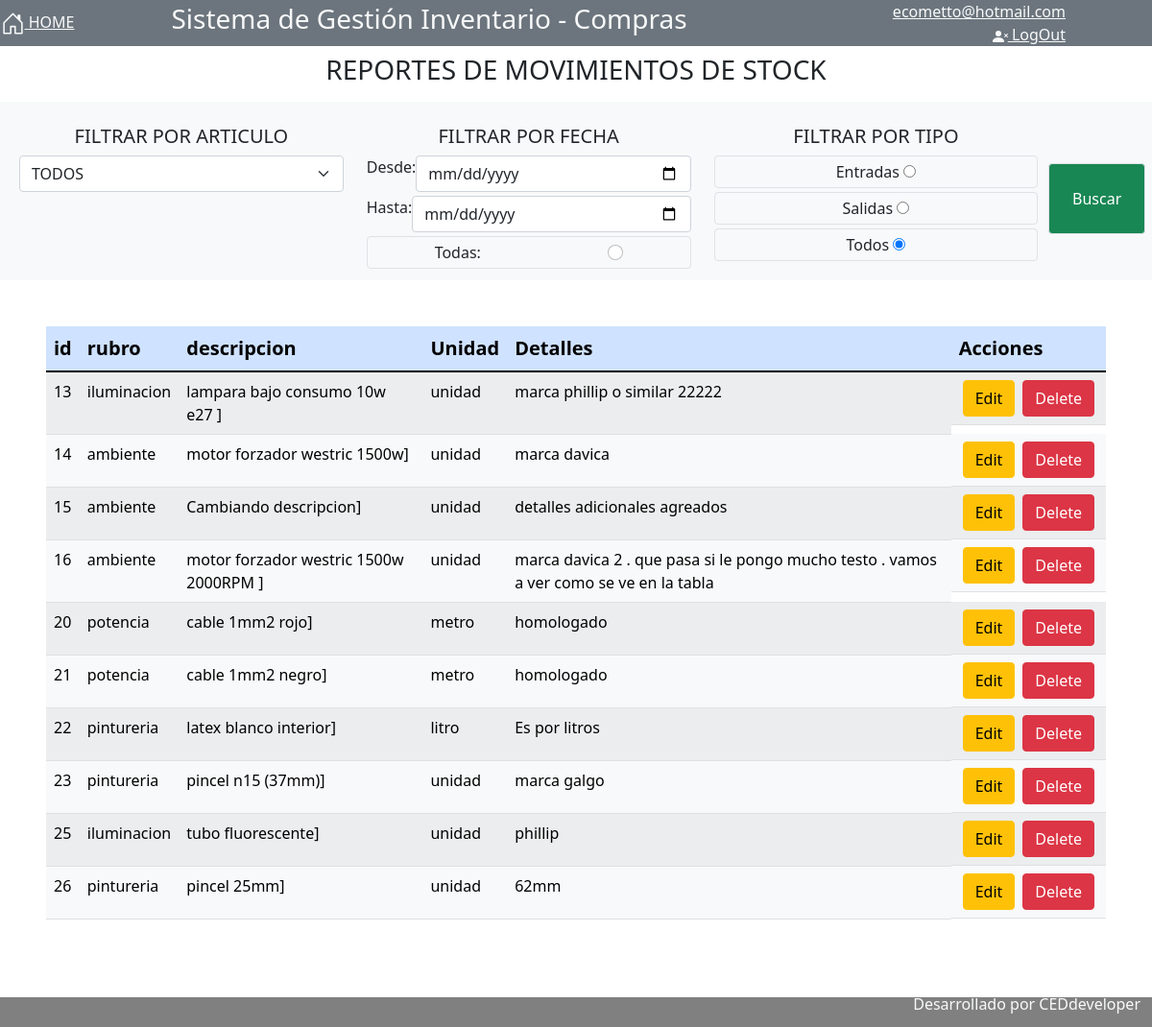
Page /compras/sistema/vistas/stock/reportes_stock.php (signed in) on the committed database.
### tables this page shows
CREATE TABLE `productos` (
  `prod_id` mediumint(8) NOT NULL,
  `prod_rubroId` tinyint(4) DEFAULT NULL,
  `prod_descripcion` varchar(100) DEFAULT NULL,
  `prod_umedidaId` tinyint(4) DEFAULT NULL,
  `prod_detalles` varchar(200) DEFAULT NULL,
  `prod_estado` enum('habilitado','inabilitado') DEFAULT 'habilitado',
  `stock` int(10) DEFAULT NULL
);

CREATE TABLE `rubros` (
  `rubro_id` tinyint(4) NOT NULL,
  `rubro_descripcion` varchar(50) DEFAULT NULL,
  `rubro_estado` enum('habilitado','inhabilitado') DEFAULT 'habilitado'
);

CREATE TABLE `umedidas` (
  `umedida_id` tinyint(4) NOT NULL,
  `umedida_descripcion` varchar(50) DEFAULT NULL
);

### compras/sistema/vistas/stock/reportes_stock.php (the view, shortened to what this page needs)
<?php
include "../../../conexion.php";
?>
<!DOCTYPE html>
<html lang="en">
<head>
    <link rel="stylesheet" href="../../css/bootstrap.min.css">
</head>
<body>
    <header class="sticky-top">
        <?php include "../header.php" ?>
    </header>
    <h3 class="text-center p-2">REPORTES DE MOVIMIENTOS DE STOCK</h3>
    <div class="container-fluid">
        <div class="row text-center bg-light p-2">
            <div class="col-md-11">
                <div class="row">
                    <div class="col-md-4">
                        <H5 class="mt-3">FILTRAR POR ARTICULO</H5>
                        <select class="form-select" name="articulo" id="articulo">
                            <option value="todos" selected>TODOS</option>
                        </select>
                    </div>
                    <div class="col-md-4">
                        <H5 class="mt-3">FILTRAR POR FECHA</H5>
                        <div class="d-flex mb-1">Desde: <input class="form-control" type="date" name="fdesde" id="fdesde"></div>
                        <div class="d-flex mb-1"> Hasta: <input class="form-control" type="date" name="fhasta" id="fhasta"></div>
                        <div class="d-flex justify-content-around mb-1 border rounded p-1"> Todas: <input class="form-check-input" type="radio" name="ftodas" id="ftodas"></div>
                    </div>
                    <div class="col-md-4">
                        <H5 class="mt-3">FILTRAR POR TIPO</H5>
                        <div class="border rounded p-1 mb-1">Entradas <input type="radio" name="entradas" id="entradas"> </div>
                       <div class="border rounded p-1 mb-1"> Salidas <input type="radio" name="salidas" id="salidas"> </div>
                        <div class="border rounded p-1">Todos <input type="radio" name="todos" id="todos" checked></div>
                    </div>
                </div>
            </div>
            <div class="col-md-1 d-flex justify-content-center align-items-center mt-3">
                <input type="submit" class="btn btn-success p-4 border" value="Buscar" name="buscar" id="buscar">
            </div>
        </div>
        <div class="row mb-5">
            <div class="col-md-12 p-5">
                <table class="w-100 table table-light table-hover table-striped" id="tabla">
                    <thead>
                        <tr class="fs-5 table-primary ">
                            <th>id</th>
                            <th>rubro</th>
                            <th>descripcion</th>
                            <th>Unidad</th>
                            <th>Detalles</th>
                            <th>Acciones</th>
                        </tr>
                    </thead>
                    <tbody>
                        <?php
                        $consulta = "select prod_id, rubro_descripcion, prod_descripcion, umedida_descripcion, prod_detalles
                        from productos
                        JOIN rubros on rubro_Id = prod_rubroId
                        JOIN umedidas on umedida_id = prod_umedidaId";
                        $query = mysqli_query($conexion, $consulta);
                        while ($fila = mysqli_fetch_array($query)) {?>
                            <tr>
                                <td><?php echo $fila[0];?></td>
                                <td><?php echo $fila[1];?></td>
                                <td><?php echo $fila[2];?>]</td>
                                <td><?php echo $fila[3];?></td>
                                <td><?php echo $fila[4];?></td>
                                <td class='d-flex'>
                                <a class='btn btn-warning mx-1' href='./editar_articulo.php?edit= <?php echo $fila[0];?> '>Edit</a>
                                <a class='btn btn-danger mx-1' href='./editar_articulo.php?delete= <?php echo $fila[0];?> ' onclick="return confirm('¿Está seguro que desea eliminar el articulo?')"> Delete </a>
                                </td>
                            </tr>
                        <?php   }    ?>
                    </tbody>
                </table>
            </div>
        </div>
    </div>
    <footer>
        <?php include "../footer.php" ?>
    </footer>
</body>
</html>

### rows in the picture
productos: prod_id "13", prod_rubroId.rubro_descripcion "iluminacion", prod_descripcion "lampara bajo consumo 10w e27", prod_umedidaId.umedida_descripcion "unidad", prod_detalles "marca phillip o similar 22222"
productos: prod_id "14", prod_rubroId.rubro_descripcion "ambiente", prod_descripcion "motor forzador westric 1500w", prod_umedidaId.umedida_descripcion "unidad", prod_detalles "marca davica"
productos: prod_id "15", prod_rubroId.rubro_descripcion "ambiente", prod_descripcion "Cambiando descripcion", prod_umedidaId.umedida_descripcion "unidad", prod_detalles "detalles adicionales agreados"
productos: prod_id "16", prod_rubroId.rubro_descripcion "ambiente", prod_descripcion "motor forzador westric 1500w 2000RPM", prod_umedidaId.umedida_descripcion "unidad", prod_detalles "marca davica 2 . que pasa si le pongo mucho testo . vamos a ver como se ve en la tabla"
productos: prod_id "20", prod_rubroId.rubro_descripcion "potencia", prod_descripcion "cable 1mm2 rojo", prod_umedidaId.umedida_descripcion "metro", prod_detalles "homologado"
productos: prod_id "21", prod_rubroId.rubro_descripcion "potencia", prod_descripcion "cable 1mm2 negro", prod_umedidaId.umedida_descripcion "metro", prod_detalles "homologado"
productos: prod_id "22", prod_rubroId.rubro_descripcion "pintureria", prod_descripcion "latex blanco interior", prod_umedidaId.umedida_descripcion "litro", prod_detalles "Es por litros"
productos: prod_id "23", prod_rubroId.rubro_descripcion "pintureria", prod_descripcion "pincel n15 (37mm)", prod_umedidaId.umedida_descripcion "unidad", prod_detalles "marca galgo"
productos: prod_id "25", prod_rubroId.rubro_descripcion "iluminacion", prod_descripcion "tubo fluorescente", prod_umedidaId.umedida_descripcion "unidad", prod_detalles "phillip"
productos: prod_id "26", prod_rubroId.rubro_descripcion "pintureria", prod_descripcion "pincel 25mm", prod_umedidaId.umedida_descripcion "unidad", prod_detalles "62mm"

### other values in the picture
$_SESSION[user_mail] "ecometto@hotmail.com"
